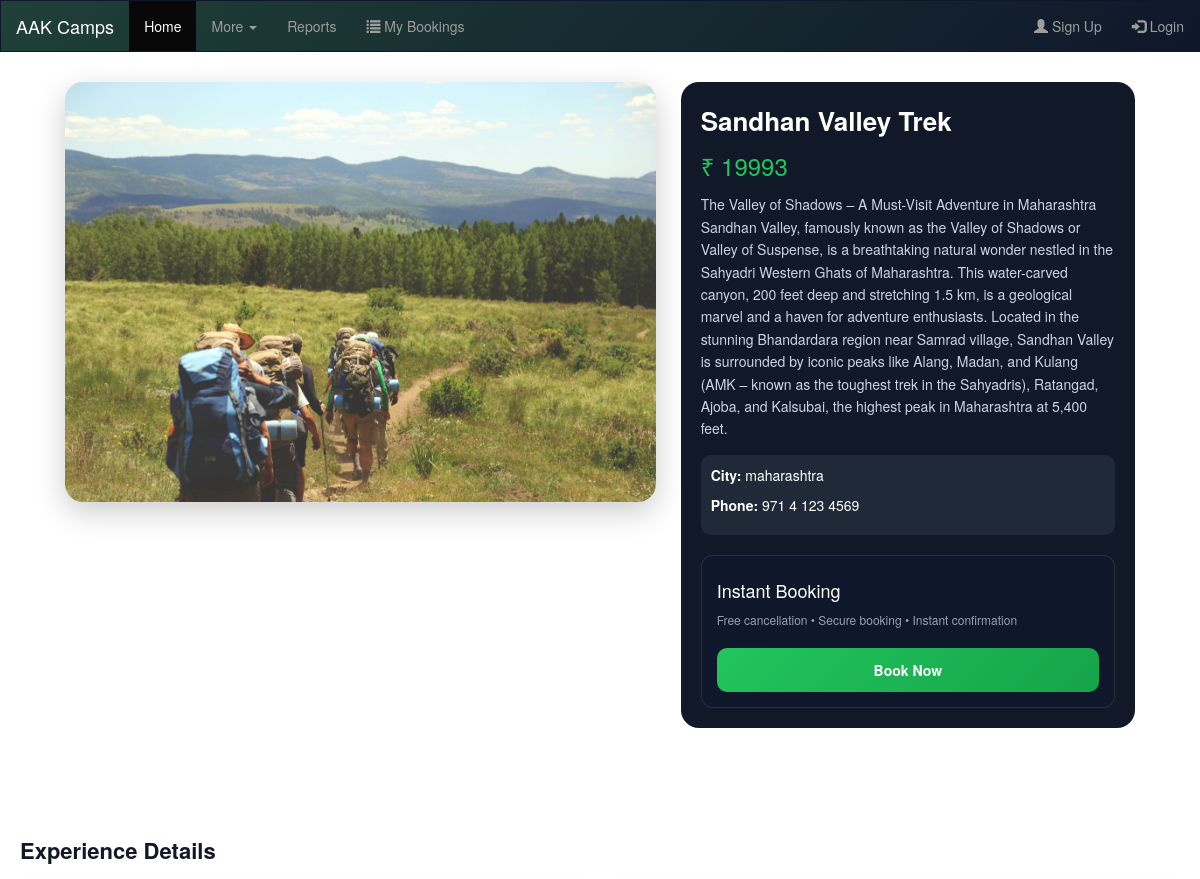
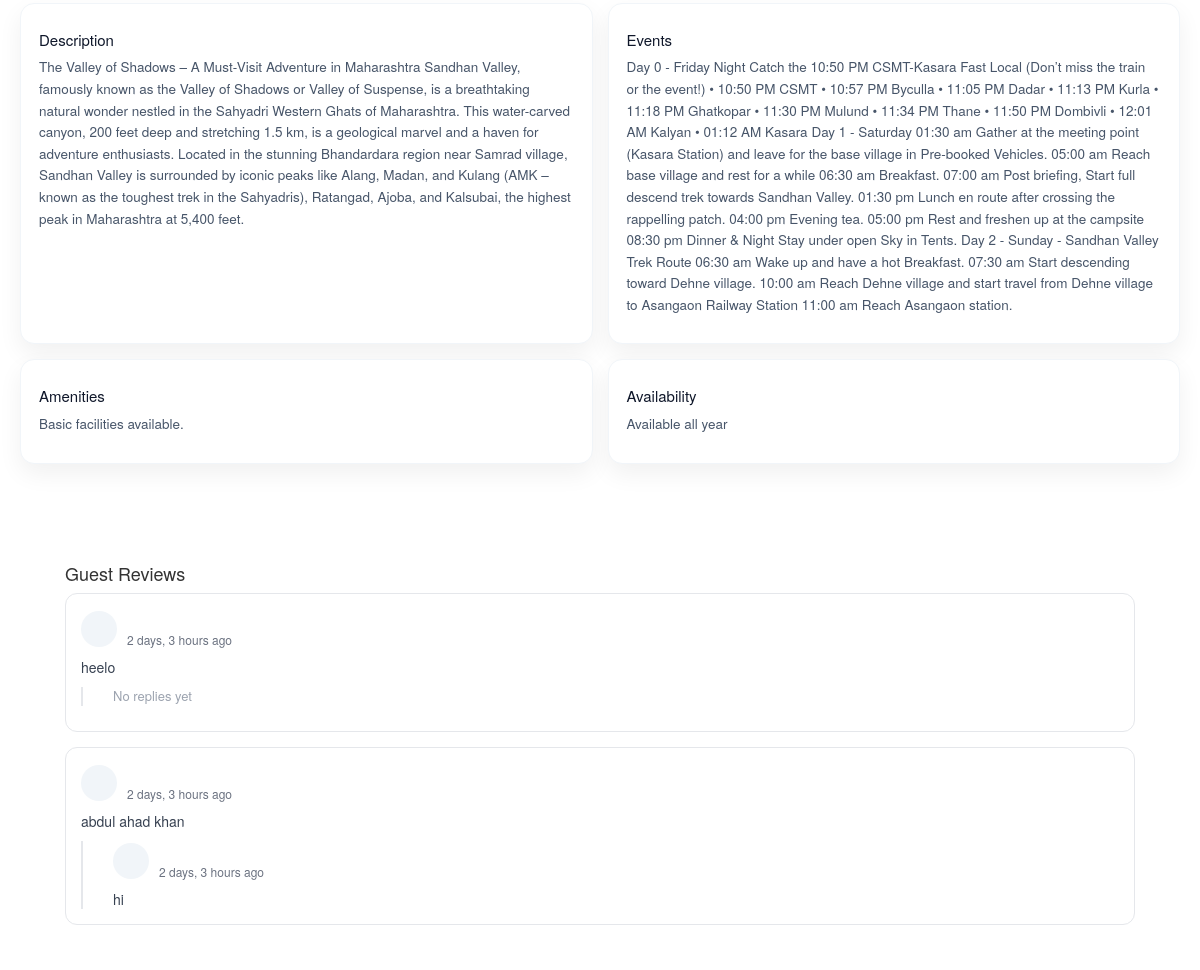
The page /api/detail/treking/1/ on the database its author committed (2 pictures, top to bottom).
### apps/models.py (models this page shows, shortened)
class Treking(models.Model):
    name = models.CharField(max_length=100)
    country = models.ForeignKey(Country, on_delete=models.CASCADE)
    city = models.CharField(max_length=50)
    price = models.IntegerField()
    phone = models.CharField(max_length=15, null=True, blank=True)
    description = models.TextField()
    events = models.TextField(null=True, blank=True)
    image = models.ImageField(upload_to='treking/', null=True, blank=True)
    available_from = models.DateField(null=True, blank=True)
    available_to = models.DateField(null=True, blank=True)

class HotelComment(models.Model):
    user = models.ForeignKey(User, on_delete=models.CASCADE)
    item_type = models.CharField(max_length=20)
    item_id = models.IntegerField()
    parent = models.ForeignKey('self', null=True, blank=True, on_delete=models.CASCADE, related_name="replies")
    content = models.TextField()
    created_at = models.DateTimeField(auto_now_add=True)

### apps/views.py (the view)
# urls.py: path('detail/<str:type>/<int:pk>/', views.detail_page, name='detail-page'),
def detail_page(request, type, pk):
    if type == "camping":
        obj = Camping.objects.get(id=pk)
    elif type == "treking":
        obj = Treking.objects.get(id=pk)
    else:
        obj = Caravan.objects.get(id=pk)
    comments = HotelComment.objects.filter(
        item_type=type,
        item_id=pk,
        parent__isnull=True
    ).order_by('-created_at')
    return render(request, "apps/detail.html", {
        "obj": obj,
        "type": type,
        "comments": comments
    })

### apps/templates/apps/detail.html (shortened to what this page needs)
{% extends 'apps/base.html' %}
{% load static humanize %}
{% block extra_css %}
<link rel="stylesheet" href="{% static 'apps/detail.css' %}">
{% endblock %}
{% block main %}
<div class="container">
<div class="detail-wrapper">
    <div class="detail-img">
        <img src="{{ obj.image.url }}">
    </div>
    <div class="detail-info">
        <div class="title">{{ obj.name }}</div>
        <div class="price">₹ {{ obj.price }}</div>
        <p class="desc">{{ obj.description }} {{ obj.about }}</p>
        <div class="box">
            <p><b>City:</b> {{ obj.city }}</p>
            <p><b>Phone:</b> {{ obj.phone }}</p>
        </div>
        <div class="book-box">
            <h4>Instant Booking</h4>
            <p style="font-size:12px;color:#94a3b8;">
                Free cancellation • Secure booking • Instant confirmation
            </p>
            {% if user.is_authenticated %}
            <button class="book-btn" data-toggle="modal" data-target="#bookingModal">
            {% else %}
            <button class="book-btn" onclick="loginRequired()">
            {% endif %}
                Book Now
            </button>
        </div>
    </div>
</div>
</div>
<div class="info-section">
<h3 class="section-title">Experience Details</h3>
<div class="info-grid">
    <div class="info-card">
        <h4>Description</h4>
        <p>{{ obj.description }}</p>
    </div>
    <div class="info-card">
        <h4>Events</h4>
        <p>
            {% if obj.events %}
                {{ obj.events }}
            {% else %}
                Adventure activities included.
            {% endif %}
        </p>
    </div>
    <div class="info-card">
        <h4>Amenities</h4>
        <p>
            {% if obj.amenties %}
                {{ obj.amenties }}
            {% else %}
                Basic facilities available.
            {% endif %}
        </p>
    </div>
    <div class="info-card">
        <h4>Availability</h4>
        <p>
            {% if obj.available_from and obj.available_to %}
                {{ obj.available_from }} → {{ obj.available_to }}
            {% else %}
                Available all year
            {% endif %}
        </p>
    </div>
</div>
</div>
<div class="container reviews-section">
<h4 class="fw-bold mb-3">Guest Reviews</h4>
{% if comments %}
{% for comment in comments %}
<div class="review-card">
    <div class="review-header">
        <div class="review-avatar">
        </div>
        <div class="review-user">
            <strong>{{ comment.user.first_name }}</strong><br>
            <span class="review-time">
                {{ comment.created_at|naturaltime }}
            </span>
        </div>
    </div>
    <div class="review-text">
        {{ comment.content }}
    </div>
    <div class="reply-list">
        {% for reply in comment.replies.all %}
        <div class="review-header">
            <div class="review-avatar small">
            </div>
            <div class="review-user">
                <strong>{{ reply.user.first_name }}</strong><br>
                <span class="review-time">
                    {{ reply.created_at|naturaltime }}
                </span>
            </div>
        </div>
        <div class="review-text small">
            {{ reply.content }}
        </div>
        {% empty %}
        <p class="no-comment small">No replies yet</p>
        {% endfor %}
    </div>
</div>
{% endfor %}
{% else %}
<p class="no-comment">No comments yet.</p>
{% endif %}
</div>
{% endblock %}

### apps/static/apps/detail.css (style rules this page uses)
.container { max-width: 1100px; margin: auto; padding: 30px 15px; }
.detail-wrapper { display: grid; grid-template-columns: 1.3fr 1fr; gap: 25px; }
.detail-img img { width: 100%; height: 420px; object-fit: cover; border-radius: 18px; box-shadow: 0 10px 30px rgba(0,0,0,0.2); }
.detail-info { background: #111827; color: #fff; padding: 20px; border-radius: 18px; }
.title { font-size: 26px; font-weight: bold; margin-bottom: 10px; }
.price { font-size: 24px; color: #22c55e; margin-bottom: 10px; }
.desc { color: #cbd5e1; font-size: 14px; line-height: 1.6; }
.box { margin-top: 15px; padding: 10px; background: #1f2937; border-radius: 10px; }
.book-box { margin-top: 20px; padding: 15px; background: #0f172a; border-radius: 12px; border: 1px solid rgba(255,255,255,0.1); }
.book-btn { width: 100%; padding: 12px; background: linear-gradient(135deg, #22c55e, #16a34a); border: none; border-radius: 10px; color: #fff; font-weight: bold; margin-top: 10px; }
.info-section { margin-top: 40px; padding: 20px; }
.section-title { font-size: 22px; font-weight: bold; margin-bottom: 20px; color: #111827; }
.info-grid { display: grid; grid-template-columns: repeat(2, 1fr); gap: 15px; }
.info-card { background: #ffffff; border-radius: 14px; padding: 18px; box-shadow: 0 10px 25px rgba(0,0,0,0.06); border: 1px solid #f1f5f9; transition: 0.3s; }
.info-card h4 { font-size: 15px; margin-bottom: 8px; color: #0f172a; }
.info-card p { font-size: 13.5px; color: #475569; line-height: 1.6; }
.reviews-section { margin-top: 40px; }
.review-card { background: #ffffff; border: 1px solid #e5e7eb; border-radius: 12px; padding: 15px; margin-bottom: 15px; }
.review-header { display: flex; align-items: center; margin-bottom: 8px; }
.review-avatar { width: 36px; height: 36px; border-radius: 50%; background: #f1f5f9; display: flex; align-items: center; justify-content: center; font-weight: 600; color: #374151; }
.review-user { margin-left: 10px; }
.review-time { font-size: 12px; color: #6b7280; }
.review-text { font-size: 14px; color: #374151; margin-top: 5px; }
.reply-list { margin-top: 10px; padding-left: 30px; border-left: 2px solid #e5e7eb; }
.no-comment { color: #9ca3af; font-size: 13px; }

### rows shown on the page
Treking: image (picture), name "Sandhan Valley Trek", price "19993", description "The Valley of Shadows – A Must-Visit Adventure in Maharashtra Sandhan Valley, famously known as the Valley of Shadows or Valley of Suspense, is a breathtaking natural wonder nestled in the Sahyadri Western Ghats of Maharashtra. This water-carved canyon, 200 feet deep and stretching 1.5 km, is a geological marvel and a haven for adventure enthusiasts. Located in the stunning Bhandardara region near Samrad village, Sandhan Valley is surrounded by iconic peaks like Alang, Madan, and Kulang (AMK – known as the toughest trek in the Sahyadris), Ratangad, Ajoba, and Kalsubai, the highest peak in Maharashtra at 5,400 feet.", city "maharashtra", phone "971 4 123 4569", events "Day 0 - Friday Night Catch the 10:50 PM CSMT-Kasara Fast Local (Don’t miss the train or the event!) • 10:50 PM CSMT • 10:57 PM Byculla • 11:05 PM Dadar • 11:13 PM Kurla • 11:18 PM Ghatkopar • 11:30 PM Mulund • 11:34 PM Thane • 11:50 PM Dombivli • 12:01 AM Kalyan • 01:12 AM Kasara Day 1 - Saturday 01:30 am Gather at the meeting point (Kasara Station) and leave for the base village in Pre-booked Vehicles. 05:00 am Reach base village and rest for a while 06:30 am Breakfast. 07:00 am Post briefing, Start full descend trek towards Sandhan Valley. 01:30 pm Lunch en route after crossing the rappelling patch. 04:00 pm Evening tea. 05:00 pm Rest and freshen up at the campsite 08:30 pm Dinner & Night…"
HotelComment: created_at "2 days, 3 hours ago", content "heelo"
HotelComment: created_at "2 days, 3 hours ago", content "abdul ahad khan"
HotelComment: created_at "2 days, 3 hours ago", content "hi"
